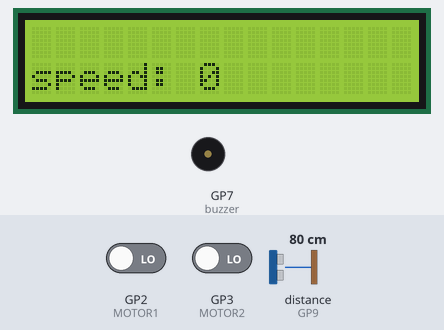
A sketch run on a simulated Raspberry Pi Pico. On the bench: 16×2 character LCD, buzzer (waves = sounding, pin HIGH). Wiring (inferred from the names in the program): ultrasonic range finder: trigger GP8; echo GP9. The test bench sets the inputs (shaded band); at power-on: distance to the obstacle (sensor on GP9) 80 cm, GP3 (MOTOR2) LOW, GP2 (MOTOR1) LOW. The echo pulse lasts 58.3 µs per cm; pins used as bus, display or sensor lines are not drawn; what the sketch prints to the serial monitor is not drawn.

Above: at 1.6 s.
1.7 s: distance to the obstacle (sensor on GP9) set to 2 cm
At 3.52 s:
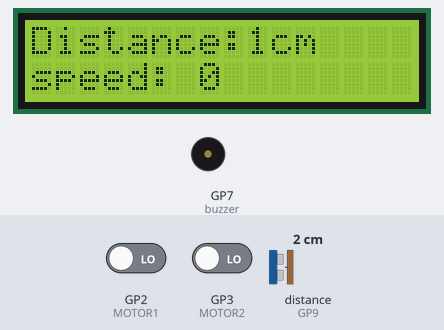
8.3 s: distance to the obstacle (sensor on GP9) set to 18 cm
At 11.4 s:
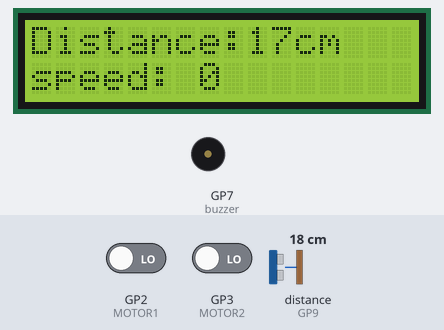
11.7 s: distance to the obstacle (sensor on GP9) set to 4 cm
At 12.59 s:
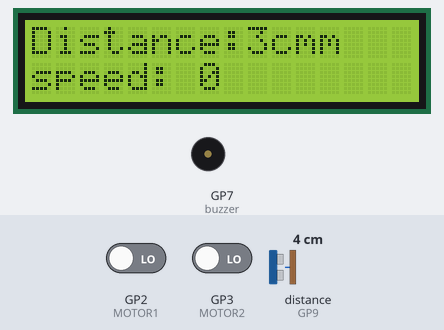
14.8 s: GP3 (MOTOR2) driven HIGH
At 15.6 s:
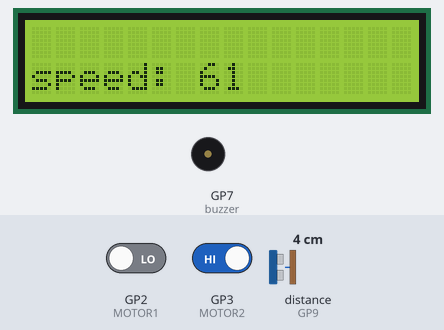
Timing chart, 0 to 17.8 s (numbered marks = the images above; inputs shaded):
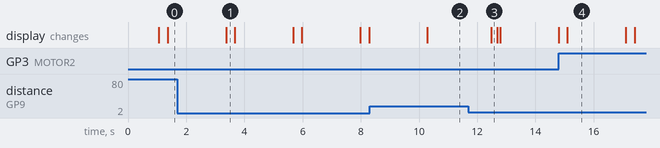

The sketch:

distance_speed_display.ino
```cpp
#include <LiquidCrystal.h> // includes the LiquidCrystal Library
#include <TimerOne.h>
#include <SoftwareSerial.h>
float dist = 3.14 * 6.5;
LiquidCrystal lcd(12, 10, 11, 4, 5, 6); // Creates an LCD object. Parameters: (rs, enable, d4, d5, d6, d7)
const int trigPin = 8;
const int echoPin = 9;
long duration;
int distanceCm;

const byte MOTOR1 = 2;  // Motor 1 Interrupt Pin - INT 0
const byte MOTOR2 = 3;  // Motor 2 Interrupt Pin - INT 1

// Integers for pulse counters
unsigned int counter1 = 0;
unsigned int counter2 = 0;

// Float for number of slots in encoder disk
float diskslots = 20.00;

//integers for buzzer
int buzzer = 7;

// Interrupt Service Routines

// Motor 1 pulse count ISR
void ISR_count1()
{
  counter1++;  // increment Motor 1 counter value
}

// Motor 2 pulse count ISR
void ISR_count2()
{
  counter2++;  // increment Motor 2 counter value
}

// TimerOne ISR
float ISR_timerone()
{
  Timer1.detachInterrupt();  // Stop the timer
  //Serial.print("Motor Speed 1: ");
  float rotation1 = (counter1 / diskslots) * 60.00;  // calculate RPM for Motor 1
  //Serial.print(rotation1);
  //Serial.print(" RPM - ");
  counter1 = 0;  //  reset counter to zero
  //Serial.print("Motor Speed 2: ");
  float rotation2 = (counter2 / diskslots) * 60.00;  // calculate RPM for Motor 2
  //Serial.print(rotation2);
 // Serial.println(" RPM");
  counter2 = 0;  //  reset counter to zero
  Timer1.attachInterrupt( ISR_timerone );  // Enable the timer
  return rotation2;
}

void setup() {
setup1();
setup2();
}

void setup1()
{
lcd.begin(16,2); // Initializes the interface to the LCD screen, and specifies the dimensions (width and height) of the display
pinMode(trigPin, OUTPUT);
pinMode(echoPin, INPUT);
pinMode(buzzer,OUTPUT);
}

void setup2()
{
Serial.begin(9600);

Timer1.initialize(1000000); // set timer for 1sec
attachInterrupt(digitalPinToInterrupt (MOTOR1), ISR_count1, RISING);  // Increase counter 1 when speed sensor pin goes High
attachInterrupt(digitalPinToInterrupt (MOTOR2), ISR_count2, RISING);  // Increase counter 2 when speed sensor pin goes High
Timer1.attachInterrupt( ISR_timerone ); // Enable the timer
}

void loop() {
digitalWrite(trigPin, LOW);
delayMicroseconds(2);
digitalWrite(trigPin, HIGH);
delayMicroseconds(10);
digitalWrite(trigPin, LOW);
duration = pulseIn(echoPin, HIGH);
distanceCm= duration*0.034/2;
lcd.setCursor(0,0); // Sets the location at which subsequent text written to the LCD will be displayed
lcd.print("Distance:"); // Prints string "Distance" on the LCD
lcd.print(distanceCm); // Prints the distance value from the sensor
lcd.print("cm");
delay(200);

if(distanceCm <= 8){
  //tone(buzzer, 1000, 1000);
  Serial.print(distanceCm);
  lcd.print(" ");
  delay(100);
  lcd.clear();
}

Serial.print(",");

lcd.setCursor(0,1);
lcd.print("speed: ");
float rotation = ISR_timerone();
int speed = rotation * dist;
lcd.print(speed);
if(speed > 300 ){
  //tone(buzzer, 1000, 1000);
  Serial.print(speed);
  lcd.print(" ");
  delay(100);
  lcd.clear();
}

//lcd.print(" ");
delay(2000);
}
```

Measured:
- after the input at 1.7 s, the display: changes after 1.7 s (image 1)
- after the input at 8.3 s, the display: changes after 2.0 s (image 2)
- after the input at 11.7 s, the display: changes after 0.79 s (image 3)
- after the input at 14.8 s, the display: changes after 0.30 s (image 4)
- what the display in image 4 shows lasts 2.0 s, from 15.1 s to 17.1 s
